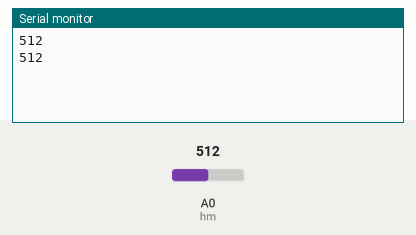
This sketch was run on a simulated Arduino Uno, built with avr-gcc and run on an emulated ATmega328P. Shown: the last lines printed to the serial monitor. Inputs (shaded band) come from the test bench; at power-on: A0 (hm) = 512.

Above: at 1.8 s.
1.9 s: A0 (hm) set to 716
At 2.8 s:
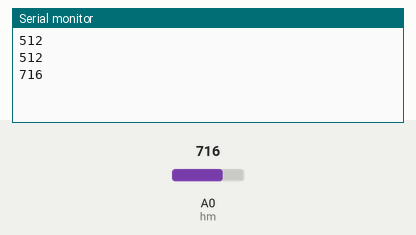
3.4 s: A0 (hm) set to 900
At 4.8 s:
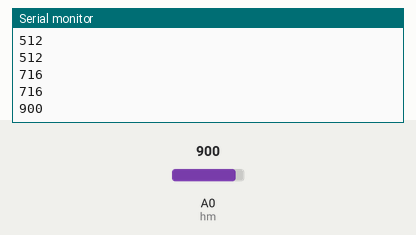
Timing chart, 0 to 6.4 s (numbered marks = the images above; inputs shaded):
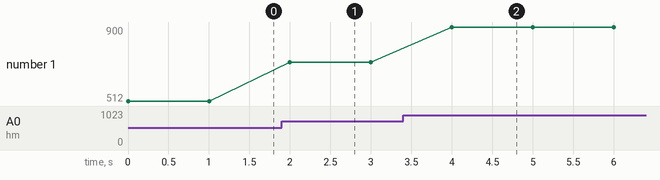

Measured:
- after the input at 1.9 s, the serial monitor: prints a new line after 0.10 s (image 1)
- after the input at 3.4 s, the serial monitor: prints a new line after 0.60 s (image 2)
- plotted number 1: 512 → 716 after the input at 1.9 s, 716 → 900 after the input at 3.4 s

The sketch:

08_Hygrometer.ino
```cpp
const int hm = A0;
int value;

void setup() {
  Serial.begin(9600);
}

void loop() {
  value = analogRead(hm);
  value = constrain(value, 400, 1023);
  // value = map(value, 400, 1023, 100, 0);

  Serial.print(value);
  Serial.print('\n');

  delay(1000);
}
```
